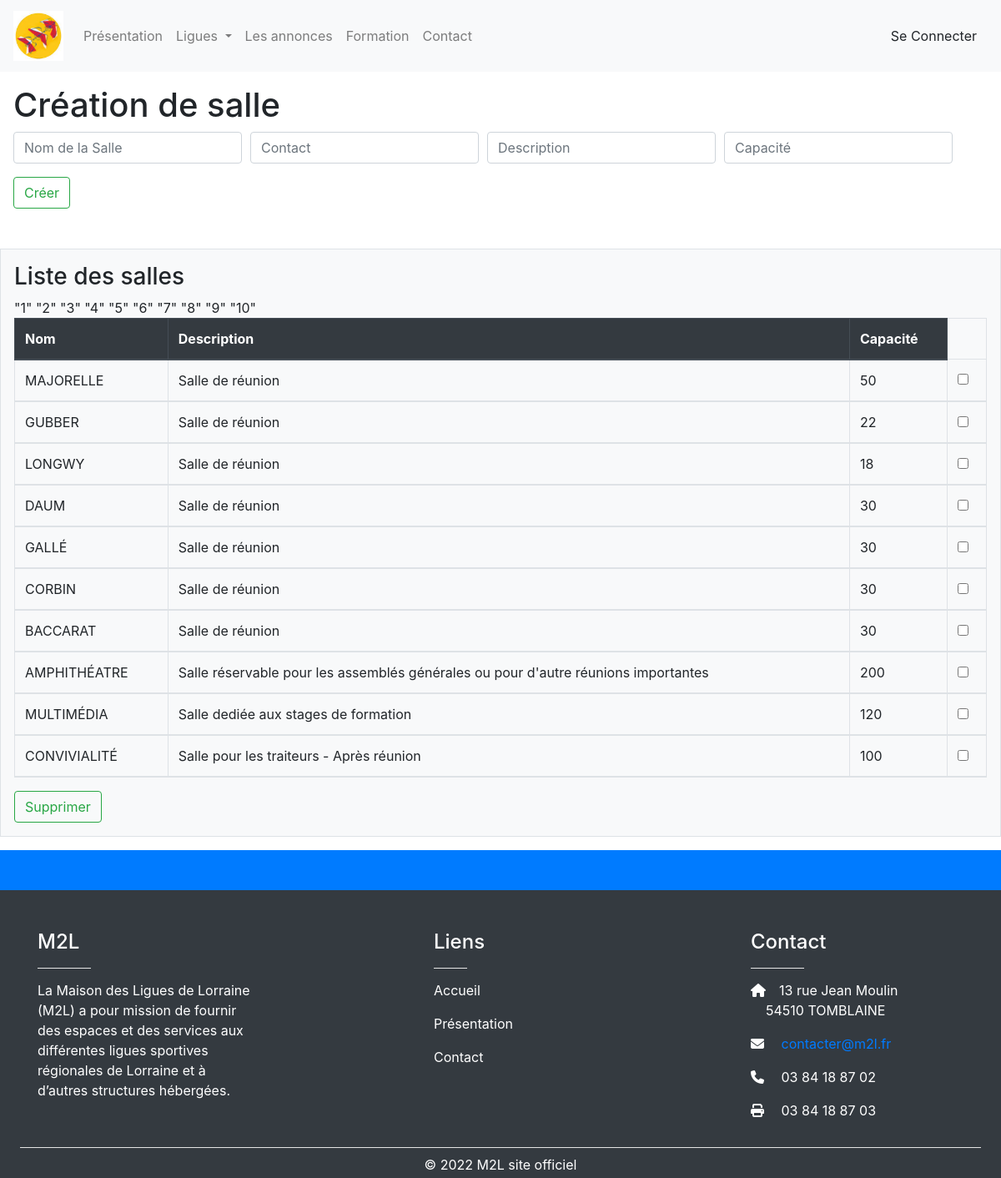
Screenshot of /ajout_salle.php with the database file from the repository.
### tables this page shows
CREATE TABLE `salle` (
  `id_salle` int(11) NOT NULL,
  `nom_salle` varchar(50) NOT NULL,
  `capaciter` int(10) NOT NULL,
  `contact` varchar(100) NOT NULL,
  `description` varchar(250) NOT NULL
);

### ajout_salle.php (the view, shortened to what this page needs)
<?php
include 'inc/header.php';
include 'bdd.php';
?>
    <div class="form-group p-3">
      <h1>Création de salle</h1>
      <form class="" action="" method="post">
      	 <div class="form-row">
      	 	<div class="form-group col-auto">
        		<input type="text" class="form-control" name="newSalle" placeholder="Nom de la Salle">
        	</div>
        	<div class="form-group col-auto">
        		<input type="text" class="form-control" name="mail" placeholder="Contact">
        	</div>
        	<div class="form-group col-auto">
        		<input type="text" class="form-control" name="description" placeholder="Description">
        	</div>
        	<div class="form-group col-auto">
        		<input type="text" class="form-control" name="max_pers" placeholder="Capacité">
        	</div>
        	<div class="form-group col-auto">
        		<input type="submit" class="btn btn-outline-success my-4 my-sm-0"  name="create" value="Créer">
        	</div>
        </div>
      </form>
    </div>
    <div class="form-group p-3 border bg-light">
      <h3>Liste des salles</h3>
      <form class="" action="" method="post">
          <table class="table table-bordered">
          	<thead class="thead-dark">
            <tr>
              <th>Nom</th>
              <th>Description</th>
              <th>Capacité</th>
            </tr>
            <?php
            $select="SELECT * FROM salle";
            $send = $dbh->query($select);
            while ($ligne=$send->fetch(PDO::FETCH_ASSOC)) {
               ?>
              <tr>
                <td><?=$ligne['nom_salle']?></td>
                <td><?=$ligne['description']?></td>
                <td><?=$ligne['capaciter']?></td>
                <td><input type="checkbox" name="<?=$ligne['id_salle']?>"></td>
              </tr>
            <?php
            }?>
          </table>
        <input type="submit"  class="btn btn-outline-success my-4 my-sm-0" name="supprimer_salle" value="Supprimer">
      </form>
    </div>
  </body>
</html>
<?php
include 'inc/footer.php';
?>

### inc/header.php (shortened to what this page needs)
<!DOCTYPE html>
<html>
<head>
  <link rel="stylesheet" href="https://stackpath.bootstrapcdn.com/bootstrap/4.4.1/css/bootstrap.min.css">
  <link rel="stylesheet" type="text/css" href="connection.css">
<link rel="stylesheet" href="path/to/font-awesome/css/font-awesome.min.css">
</head>
<header>
<nav class="navbar navbar-expand-lg navbar-light bg-light">
  <a class="navbar-brand" href="index.php"><img src="img/download.jpg" width="60" height="60" alt=""></a>
  <div class="collapse navbar-collapse" id="navbarSupportedContent">
    <ul class="navbar-nav mr-auto">
      <li class="nav-item">
        <a class="nav-link" href="presentation.php">Présentation</a>
      </li>
      <li class="nav-item dropdown">
        <a class="nav-link dropdown-toggle" href="#" id="navbarDropdown" role="button" data-toggle="dropdown" aria-haspopup="true" aria-expanded="false">
          Ligues
        </a>
      </li>
      <li class="nav-item">
        <a class="nav-link " href="annonces.php">Les annonces</a>
      </li>
    <?php
    if (!isset($_SESSION['stat'])) {
      ?>
      <li class="nav-item">
        <a class="nav-link " href="formation.php">Formation</a>
      </li>
      <?php
     } ?>
      <li class="nav-item">
        <a class="nav-link " href="contact.php">Contact</a>
      </li>
    </ul>
    <br>
   <?php if (isset($_SESSION['stat'])) { ?>
  <a class="uk-margin-small-right btn" href="./deconnexion.php">Deconnexion</a>
                <?php }
                elseif (isset($_SESSION['client'])) {
                  ?>
  <a class="uk-margin-small-right btn" href="./deconnexion.php">Deconnexion</a>
                    <?php              }
    else
      { ?>
        <a class='uk-margin-small-right btn' uk-icon='icon: sign-in; ratio: 1.5' href='connect.php'> Se Connecter </a>
     <?php } ?>
  </div>
</nav>
</header>
<body>

### inc/footer.php (shortened to what this page needs)
    <footer class="footer bg-dark text-white">
        <div class="bg-primary">
            <div class="container">
                <div class="row py-4">
                </div>
            </div>
        </div>
        <div class="container pt-5 pb-2">
            <div class="row">
                <div class="col-md-3 col-lg-4 col-xl-3">
                    <h4>M2L</h4>
                    <hr class="bg-white mb-2 mt-0 d-inline-block mx-auto w-25">
                    <p>
                    La Maison des Ligues de Lorraine (M2L) a pour mission de fournir des espaces et des services aux différentes ligues sportives régionales de Lorraine et à d’autres structures hébergées.
                    </p>
                </div>
                <div class="col-md-3 col-lg-2 col-xl-2 mx-auto">
                    <h4>Liens</h4>
                    <hr class="bg-white mb-2 mt-0 d-inline-block mx-auto w-25">
                    <p><a href="index.php" class="text-white">Accueil</a></p>
                    <p><a href="presentation.php" class="text-white">Présentation</a></p>
                    <p><a href="contact.php" class="text-white">Contact</a></p>
                </div>
                <div class="col-md-4 col-lg-3 col-xl-3">
                    <h4>Contact</h4>
                    <hr class="bg-white mb-2 mt-0 d-inline-block mx-auto w-25">
                    <p><i class="fa fa-home mr-3"></i>13 rue Jean Moulin<br>
                                                        &nbsp;&nbsp;&nbsp;&nbsp;54510 TOMBLAINE</p>
                    <p><i class="fa fa-envelope mr-3"></i> <a href="mailto:contact@m2l.fr">contacter@m2l.fr</a></p>
                    <p><i class="fa fa-phone mr-3"></i> 03 84 18 87 02</p>
                    <p><i class="fa fa-print mr-3"></i> 03 84 18 87 03</p>
                </div>
            </div>
        </div>
        <hr class="bg-white mx-4 mt-2 mb-1">
        <div class="container-fluid">
            <p class="text-center m-0 py-1">
                © 2022  <a href="index.php " class="text-white">M2L site officiel</a>
            </p>
        </div>
    </footer>
    </body>
</html>

### css/connection.css (style rules this page uses)
:root { --input-padding-x: 1.5rem; --input-padding-y: .75rem; }

### rows the page displays
salle: nom_salle "MAJORELLE", description "Salle de réunion", capaciter "50"
salle: nom_salle "GUBBER", description "Salle de réunion", capaciter "22"
salle: nom_salle "LONGWY", description "Salle de réunion", capaciter "18"
salle: nom_salle "DAUM", description "Salle de réunion", capaciter "30"
salle: nom_salle "GALLÉ", description "Salle de réunion", capaciter "30"
salle: nom_salle "CORBIN", description "Salle de réunion", capaciter "30"
salle: nom_salle "BACCARAT", description "Salle de réunion", capaciter "30"
salle: nom_salle "AMPHITHÉATRE", description "Salle réservable pour les assemblés générales ou pour d'autre réunions importantes", capaciter "200"
salle: nom_salle "MULTIMÉDIA", description "Salle dediée aux stages de formation", capaciter "120"
salle: nom_salle "CONVIVIALITÉ", description "Salle pour les traiteurs - Après réunion", capaciter "100"
